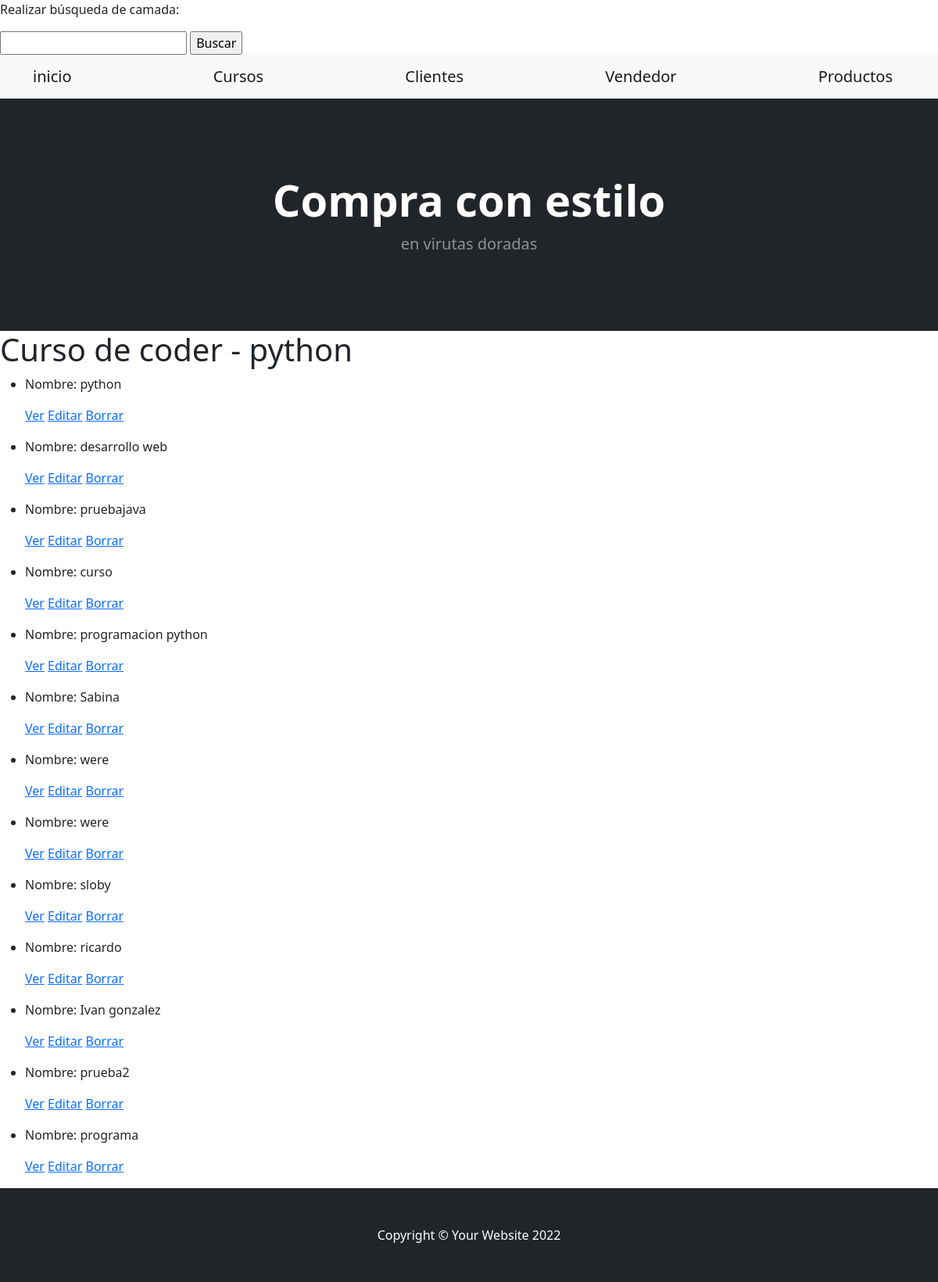
Page /App1/curso/list on the earlier database version.
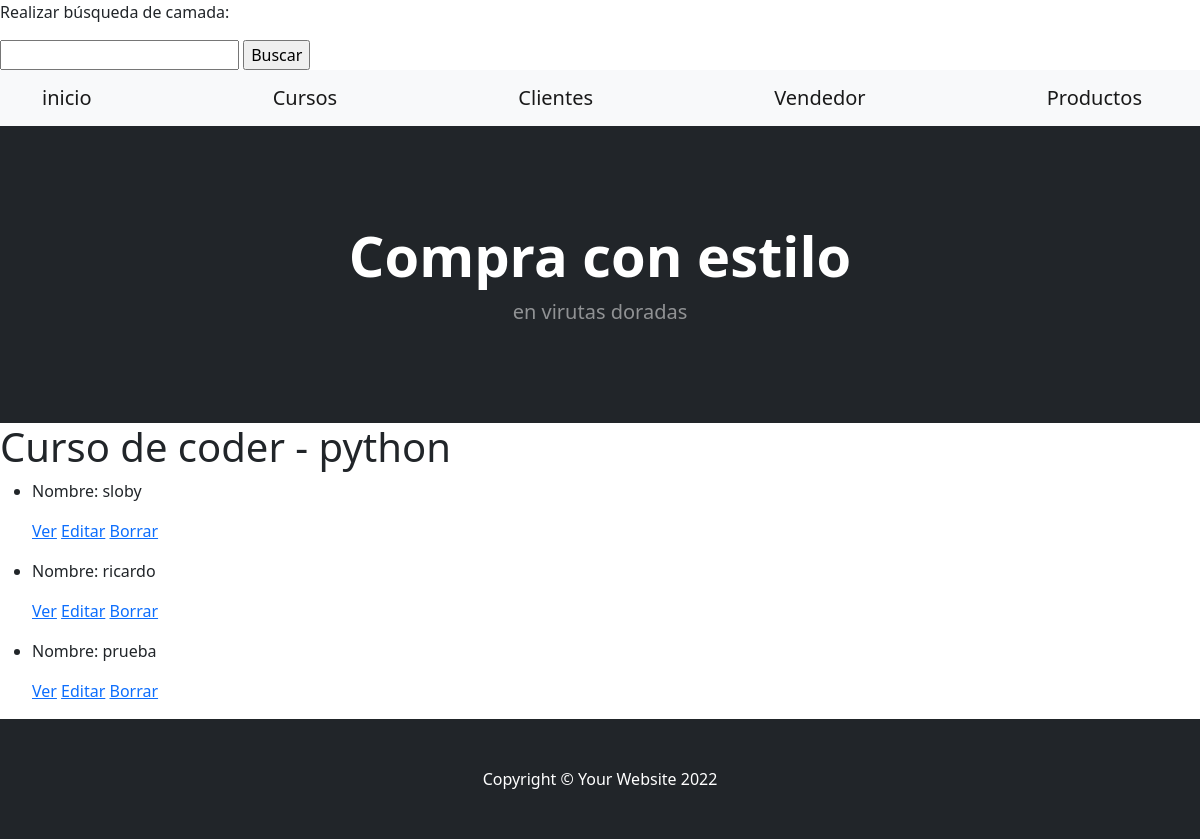
Same page on the later database version.
### App1/models.py (models this page shows, shortened)
class Curso (models.Model):
    nombre =models.CharField(max_length=30)          #ESTO CRRESPONDE A ---CURSOS---
    camada =models.IntegerField()

### App1/views.py (the view)
# urls.py: path('curso/list', views.cursolist.as_view(), name='list'),
class cursolist (ListView):
    model= Curso
    template_name= "curso_list.html"

### App1/template/curso_list.html
{% extends 'padre.html' %}
{% load static %}
{% block contenidoquecambia %}
<h1>Curso de coder - python</h1>
<ul>
    {% for curso in object_list %}
        <li>
            <p>Nombre: {{ curso.nombre }}</p>
            <p>
                <a href="{% url 'Detalle' curso.id %}">Ver</a>
                <a href="{% url 'Editar' curso.id %}">Editar</a>
                <a href="{% url 'delete' curso.id %}">Borrar</a>
            </p>
        </li>
    {% endfor %}
</ul>
{% endblock %}

Differences in the rows shown:
removed Curso: nombre "python"
removed Curso: nombre "desarrollo web"
removed Curso: nombre "pruebajava"
removed Curso: nombre "curso"
removed Curso: nombre "programacion python"
removed Curso: nombre "Sabina"
removed Curso: nombre "were"
removed Curso: nombre "were"
removed Curso: nombre "Ivan gonzalez"
removed Curso: nombre "prueba2"
removed Curso: nombre "programa"
added Curso: nombre "prueba"
